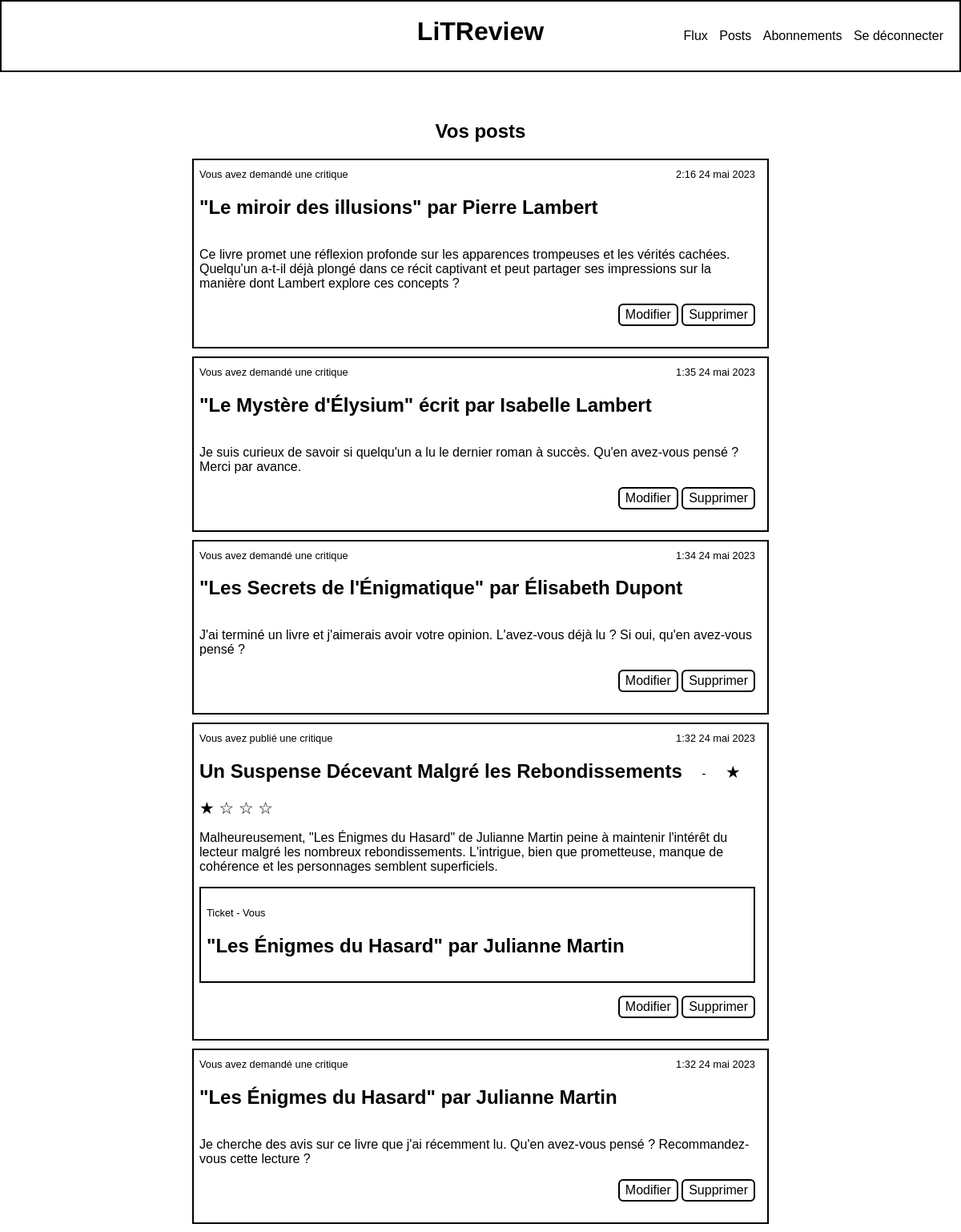
/review/posts (signed in), run on the app's committed database.
### review/models.py (models this page shows, shortened)
class Ticket(models.Model):
    title = models.CharField(max_length=128, verbose_name="titre")
    description = models.TextField(
        max_length=2048, blank=True, verbose_name="description"
    )
    user = models.ForeignKey(to=settings.AUTH_USER_MODEL, on_delete=models.CASCADE)
    image = models.ImageField(null=True, blank=True, verbose_name="image")
    time_created = models.DateTimeField(auto_now_add=True)
    def user_resume(self):
        return f"{self.user.username} <{self.user.email}>"
    user_resume.short_description = "User"
    class Meta:
        ordering = ["-time_created"]

class Review(models.Model):
    ticket = models.ForeignKey(to=Ticket, on_delete=models.CASCADE)
    rating = models.PositiveSmallIntegerField(
        validators=[MinValueValidator(0), MaxValueValidator(5)],
        verbose_name="note",
    )
    headline = models.CharField(max_length=128, verbose_name="titre")
    body = models.CharField(max_length=8192, blank=True, verbose_name="commentaire")
    user = models.ForeignKey(to=settings.AUTH_USER_MODEL, on_delete=models.CASCADE)
    time_created = models.DateTimeField(auto_now_add=True)
    class Meta:
        ordering = ["-time_created"]

### review/views.py (the view)
# urls.py: path("posts", views.OwnPostsListView.as_view(), name="my_posts"),
class OwnPostsListView(LoginRequiredMixin, generic.ListView):
    context_object_name = "my_posts"
    template_name = "list_posts.html"
    title = "Vos posts"
    def get_queryset(self) -> list[Ticket | Review]:
        reviews = Review.objects.filter(user=self.request.user)
        reviews = reviews.annotate(content_type=Value("REVIEW", CharField()))
        tickets = Ticket.objects.filter(user=self.request.user)
        tickets = tickets.annotate(content_type=Value("TICKET", CharField()))
        posts = sorted(
            chain(reviews, tickets), key=lambda post: post.time_created, reverse=True
        )
        return posts
    def get_context_data(self, **kwargs: Any) -> Dict[str, Any]:
        context = super().get_context_data(**kwargs)
        context["title"] = self.title
        return context

### review/templates/list_posts.html (shortened to what this page needs)
{% extends "base_generic.html" %}
{% block content %}
    <h2>{{title}}</h2>
    {% if object_list %}
        {% for post in object_list %}
            {% if post.content_type == "REVIEW" %}
                {% include "review_snippet.html" with edit=True %}
            {% elif post.content_type == "TICKET" %}
                {% include "ticket_snippet.html" with edit=True %}
            {% endif %}
        {% endfor %}
    {% else %}
        <p>Vous n'avez pas de ticket ou de critique publié.</p>
    {% endif %}
{% endblock%}

### review/templates/ticket_snippet.html (shortened to what this page needs)
<article class="post ticket">
    <header class="post__info">
        <span class="post__author">
            {% if post.user == user %} Vous avez demandé une critique
            {% else %} {{post.user}} a demandé une critique
            {% endif %}
        </span>
        <span class="post__date">
            {{ post.time_created|date:"G:i d F Y" }}
        </span>
    </header>
    <h1 class="post__title">{{post.title}}</h1>
    {% if post.description and post.description is not None %}
        <p class="post__body">
            {{post.description}}
        </p>
    {% endif %}
    <p class="post__footer">
        {% if edit %}
                <a href="{% url 'modify_ticket' pk=post.id  %}" class="link-button">Modifier</a>
                <a href="{% url 'delete_ticket' pk=post.id %}" class="link-button">Supprimer</a>
        {% endif %}
    </p>
</article>

### review/templates/review_snippet.html
<article class="post review">
    <header class="post__info">
        <span class="post__author">
            {% if post.user == user %} Vous avez publié une critique
            {% else %} {{post.user}} a publié une critique
            {% endif %}
        </span>
        <span class="post__date">
            {{ post.time_created|date:"G:i d F Y" }}
        </span>
    </header>
    <h1 class="post__title">{{post.headline}}</h1>
    -
    <span class="post__rating">
        {% for i in "12345" %}
            {% if post.rating >= forloop.counter %} ★
            {% else %} ☆
            {% endif %}
        {% endfor %}
    </span>
    <p class="post__body">
        {{post.body}}
    </p>
    <div class="post ticket">
        <p class ="post__info">Ticket -
            {% if post.user == user %} Vous
            {% else %} {{post.user}}
            {% endif %}
        </p>
        <h1>{{post.ticket.title}}</h1>
    </div>
    {% if edit %}
        <p class="post__footer">
            <a href="{% url 'modify_review' pk=post.id %}" class="link-button">Modifier</a>
            <a href="{% url 'delete_review' pk=post.id %}" class="link-button">Supprimer</a>
        </p>
    {% endif %}
</article>

### review/static/css/style.css (style rules this page uses)
html { box-sizing: border-box; }
*, *::before, *::after { box-sizing: inherit; }
body { margin : 0px ; min-width: 550px; font-family: 'Lucida Sans', 'Lucida Sans Regular', 'Lucida Grande', 'Lucida Sans Unicode', Geneva, Verdana, sans-serif; }
a { text-decoration: none; color: black; }
main h2 { text-align: center; }
.link-button { display: inline-block; border: black 2px solid; border-radius: 6px; padding: 3px 7px; text-align: center; font-size: inherit ; background-color: white; font-size: medium; vertical-align: baseline; min-height: max(35px,100%); }
.post__info { font-size: 0.8em; }
.post { border : black 2px solid ; margin : 10px 0px ; padding: 10px 15px 10px 7px; }
.post__title { display: inline-block; margin-right: 20px; }
.post__rating { margin-left: 20px; font-size: 1.3em; }
.post__date { float: right; }
.post__footer { text-align: right; }

### data on the page
Ticket: shows "Vous avez demandé une critique", time_created "2:16 24 mai 2023", title "\"Le miroir des illusions\" par Pierre Lambert", description "Ce livre promet une réflexion profonde sur les apparences trompeuses et les vérités cachées. Quelqu'un a-t-il déjà plongé dans ce récit captivant et peut partager ses impressions sur la manière dont Lambert explore ces concepts ?", shows "Modifier"
Ticket: shows "Vous avez demandé une critique", time_created "1:35 24 mai 2023", title "\"Le Mystère d'Élysium\" écrit par Isabelle Lambert", description "Je suis curieux de savoir si quelqu'un a lu le dernier roman à succès. Qu'en avez-vous pensé ? Merci par avance.", shows "Modifier"
Ticket: shows "Vous avez demandé une critique", time_created "1:34 24 mai 2023", title "\"Les Secrets de l'Énigmatique\" par Élisabeth Dupont", description "J'ai terminé un livre et j'aimerais avoir votre opinion. L'avez-vous déjà lu ? Si oui, qu'en avez-vous pensé ?", shows "Modifier"
Review: shows "Vous avez publié une critique", time_created "1:32 24 mai 2023", headline "Un Suspense Décevant Malgré les Rebondissements", rating 2 (drawn), body "Malheureusement, \"Les Énigmes du Hasard\" de Julianne Martin peine à maintenir l'intérêt du lecteur malgré les nombreux rebondissements. L'intrigue, bien que prometteuse, manque de cohérence et les personnages semblent superficiels.", ticket "\"Les Énigmes du Hasard\" par Julianne Martin", shows "Modifier"
Ticket: shows "Vous avez demandé une critique", time_created "1:32 24 mai 2023", title "\"Les Énigmes du Hasard\" par Julianne Martin", description "Je cherche des avis sur ce livre que j'ai récemment lu. Qu'en avez-vous pensé ? Recommandez-vous cette lecture ?", shows "Modifier"

### other printed values
{{ title }} "Vos posts"
